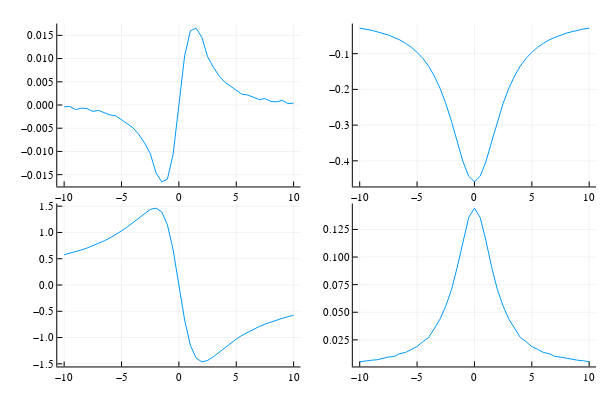

Write notebook code for a chart like this one.
### Code cell
plot1=Plots.plot(detunings,obs1)
plot2=Plots.plot(detunings,obs2)
plot3=Plots.plot(detunings,obs3)
plot4=Plots.plot(detunings,obs4)
Plots.plot(plot1, plot2, plot3, plot4, layout = (2, 2), legend = false)

### Figure 1 — Plotly figure (JSON) as saved in the notebook; plotly's stock layout.template omitted (floating-point values rounded to 4 significant figures)
{"data": [{"colorbar": {"title": ""}, "legendgroup": "y1", "line": {"color": "rgba(0, 154, 250, 1.000)", "dash": "solid", "shape": "linear", "width": 1}, "mode": "lines", "name": "y1", "showlegend": true, "type": "scatter", "x": [-10, -9.5, -9, -8.5, -8, -7.5, -7, -6.5, -6, -5.5, -5, -4.5, -4, -3.5, -3, -2.5, -2, -1.5, -1, -0.5, 0, 0.5, 1, 1.5, 2, 2.5, 3, 3.5, 4, 4.5, 5, 5.5, 6, 6.5, 7, 7.5, 8, 8.5, 9, 9.5, 10], "xaxis": "x1", "y": [-0.0003847, -0.0003327, -0.0009938, -0.0006711, -0.0007775, -0.00137, -0.001175, -0.001654, -0.002149, -0.002326, -0.003109, -0.004024, -0.004919, -0.006302, -0.008145, -0.01041, -0.01456, -0.01655, -0.01597, -0.01058, -8.327e-17, 0.01058, 0.01597, 0.01655, 0.01456, 0.01041, 0.008145, 0.006302, 0.004919, 0.004024, 0.003109, 0.002326, 0.002149, 0.001654, 0.001175, 0.00137, 0.0007775, 0.0006711, 0.0009938, 0.0003327, 0.0003847], "yaxis": "y1", "zmax": null, "zmin": null}, {"colorbar": {"title": ""}, "legendgroup": "y1", "line": {"color": "rgba(0, 154, 250, 1.000)", "dash": "solid", "shape": "linear", "width": 1}, "mode": "lines", "name": "y1", "showlegend": true, "type": "scatter", "x": [-10, -9.5, -9, -8.5, -8, -7.5, -7, -6.5, -6, -5.5, -5, -4.5, -4, -3.5, -3, -2.5, -2, -1.5, -1, -0.5, 0, 0.5, 1, 1.5, 2, 2.5, 3, 3.5, 4, 4.5, 5, 5.5, 6, 6.5, 7, 7.5, 8, 8.5, 9, 9.5, 10], "xaxis": "x2", "y": [-0.02855, -0.03087, -0.0343, -0.03855, -0.04243, -0.04787, -0.0546, -0.06163, -0.07118, -0.08216, -0.09618, -0.1132, -0.1347, -0.1625, -0.1967, -0.2391, -0.2897, -0.3466, -0.4023, -0.4429, -0.4588, -0.4429, -0.4023, -0.3466, -0.2897, -0.2391, -0.1967, -0.1625, -0.1347, -0.1132, -0.09618, -0.08216, -0.07118, -0.06163, -0.0546, -0.04787, -0.04243, -0.03855, -0.0343, -0.03087, -0.02855], "yaxis": "y2", "zmax": null, "zmin": null}, {"colorbar": {"title": ""}, "legendgroup": "y1", "line": {"color": "rgba(0, 154, 250, 1.000)", "dash": "solid", "shape": "linear", "width": 1}, "mode": "lines", "name": "y1", "showlegend": true, "type": "scatter", "x": [-10, -9.5, -9, -8.5, -8, -7.5, -7, -6.5, -6, -5.5, -5, -4.5, -4, -3.5, -3, -2.5, -2, -1.5, -1, -0.5, 0, 0.5, 1, 1.5, 2, 2.5, 3, 3.5, 4, 4.5, 5, 5.5, 6, 6.5, 7, 7.5, 8, 8.5, 9, 9.5, 10], "xaxis": "x3", "y": [0.5757, 0.6034, 0.6342, 0.6671, 0.7039, 0.7451, 0.7896, 0.8402, 0.8966, 0.9581, 1.029, 1.105, 1.19, 1.279, 1.366, 1.437, 1.462, 1.391, 1.146, 0.6646, 8.327e-17, -0.6646, -1.146, -1.391, -1.462, -1.437, -1.366, -1.279, -1.19, -1.105, -1.029, -0.9581, -0.8966, -0.8402, -0.7896, -0.7451, -0.7039, -0.6671, -0.6342, -0.6034, -0.5757], "yaxis": "y3", "zmax": null, "zmin": null}, {"colorbar": {"title": ""}, "legendgroup": "y1", "line": {"color": "rgba(0, 154, 250, 1.000)", "dash": "solid", "shape": "linear", "width": 1}, "mode": "lines", "name": "y1", "showlegend": true, "type": "scatter", "x": [-10, -9.5, -9, -8.5, -8, -7.5, -7, -6.5, -6, -5.5, -5, -4.5, -4, -3.5, -3, -2.5, -2, -1.5, -1, -0.5, 0, 0.5, 1, 1.5, 2, 2.5, 3, 3.5, 4, 4.5, 5, 5.5, 6, 6.5, 7, 7.5, 8, 8.5, 9, 9.5, 10], "xaxis": "x4", "y": [0.005092, 0.006073, 0.006548, 0.006947, 0.008478, 0.009398, 0.01003, 0.01251, 0.01363, 0.01646, 0.0189, 0.02336, 0.02714, 0.03512, 0.04378, 0.05558, 0.07055, 0.09082, 0.115, 0.1358, 0.1443, 0.1358, 0.115, 0.09082, 0.07055, 0.05558, 0.04378, 0.03512, 0.02714, 0.02336, 0.0189, 0.01646, 0.01363, 0.01251, 0.01003, 0.009398, 0.008478, 0.006947, 0.006548, 0.006073, 0.005092], "yaxis": "y4", "zmax": null, "zmin": null}], "layout": {"annotations": [], "height": 400, "margin": {"b": 20, "l": 0, "r": 0, "t": 20}, "paper_bgcolor": "rgba(255, 255, 255, 1.000)", "plot_bgcolor": "rgba(255, 255, 255, 1.000)", "showlegend": false, "width": 600, "xaxis1": {"anchor": "y1", "domain": [0.09545, 0.5008], "gridcolor": "rgba(0, 0, 0, 0.100)", "gridwidth": 0.5, "linecolor": "rgba(0, 0, 0, 1.000)", "mirror": false, "range": [-10.6, 10.6], "showgrid": true, "showline": true, "showticklabels": true, "tickangle": 0, "tickcolor": "rgb(0, 0, 0)", "tickfont": {"color": "rgba(0, 0, 0, 1.000)", "family": "sans-serif", "size": 11}, "tickmode": "array", "ticks": "inside", "ticktext": ["−10", "−5", "0", "5", "10"], "tickvals": [-10, -5, 0, 5, 10], "title": "", "titlefont": {"color": "rgba(0, 0, 0, 1.000)", "family": "sans-serif", "size": 15}, "type": "-", "visible": true, "zeroline": false, "zerolinecolor": "rgba(0, 0, 0, 1.000)"}, "xaxis2": {"anchor": "y2", "domain": [0.588, 0.9934], "gridcolor": "rgba(0, 0, 0, 0.100)", "gridwidth": 0.5, "linecolor": "rgba(0, 0, 0, 1.000)", "mirror": false, "range": [-10.6, 10.6], "showgrid": true, "showline": true, "showticklabels": true, "tickangle": 0, "tickcolor": "rgb(0, 0, 0)", "tickfont": {"color": "rgba(0, 0, 0, 1.000)", "family": "sans-serif", "size": 11}, "tickmode": "array", "ticks": "inside", "ticktext": ["−10", "−5", "0", "5", "10"], "tickvals": [-10, -5, 0, 5, 10], "title": "", "titlefont": {"color": "rgba(0, 0, 0, 1.000)", "family": "sans-serif", "size": 15}, "type": "-", "visible": true, "zeroline": false, "zerolinecolor": "rgba(0, 0, 0, 1.000)"}, "xaxis3": {"anchor": "y3", "domain": [0.09545, 0.5008], "gridcolor": "rgba(0, 0, 0, 0.100)", "gridwidth": 0.5, "linecolor": "rgba(0, 0, 0, 1.000)", "mirror": false, "range": [-10.6, 10.6], "showgrid": true, "showline": true, "showticklabels": true, "tickangle": 0, "tickcolor": "rgb(0, 0, 0)", "tickfont": {"color": "rgba(0, 0, 0, 1.000)", "family": "sans-serif", "size": 11}, "tickmode": "array", "ticks": "inside", "ticktext": ["−10", "−5", "0", "5", "10"], "tickvals": [-10, -5, 0, 5, 10], "title": "", "titlefont": {"color": "rgba(0, 0, 0, 1.000)", "family": "sans-serif", "size": 15}, "type": "-", "visible": true, "zeroline": false, "zerolinecolor": "rgba(0, 0, 0, 1.000)"}, "xaxis4": {"anchor": "y4", "domain": [0.588, 0.9934], "gridcolor": "rgba(0, 0, 0, 0.100)", "gridwidth": 0.5, "linecolor": "rgba(0, 0, 0, 1.000)", "mirror": false, "range": [-10.6, 10.6], "showgrid": true, "showline": true, "showticklabels": true, "tickangle": 0, "tickcolor": "rgb(0, 0, 0)", "tickfont": {"color": "rgba(0, 0, 0, 1.000)", "family": "sans-serif", "size": 11}, "tickmode": "array", "ticks": "inside", "ticktext": ["−10", "−5", "0", "5", "10"], "tickvals": [-10, -5, 0, 5, 10], "title": "", "titlefont": {"color": "rgba(0, 0, 0, 1.000)", "family": "sans-serif", "size": 15}, "type": "-", "visible": true, "zeroline": false, "zerolinecolor": "rgba(0, 0, 0, 1.000)"}, "yaxis1": {"anchor": "x1", "domain": [0.5376, 0.9902], "gridcolor": "rgba(0, 0, 0, 0.100)", "gridwidth": 0.5, "linecolor": "rgba(0, 0, 0, 1.000)", "mirror": false, "range": [-0.01754, 0.01754], "showgrid": true, "showline": true, "showticklabels": true, "tickangle": 0, "tickcolor": "rgb(0, 0, 0)", "tickfont": {"color": "rgba(0, 0, 0, 1.000)", "family": "sans-serif", "size": 11}, "tickmode": "array", "ticks": "inside", "ticktext": ["−0.015", "−0.010", "−0.005", "0.000", "0.005", "0.010", "0.015"], "tickvals": [-0.015, -0.01, -0.005, 0, 0.005, 0.01, 0.015], "title": "", "titlefont": {"color": "rgba(0, 0, 0, 1.000)", "family": "sans-serif", "size": 15}, "type": "-", "visible": true, "zeroline": false, "zerolinecolor": "rgba(0, 0, 0, 1.000)"}, "yaxis2": {"anchor": "x2", "domain": [0.5376, 0.9902], "gridcolor": "rgba(0, 0, 0, 0.100)", "gridwidth": 0.5, "linecolor": "rgba(0, 0, 0, 1.000)", "mirror": false, "range": [-0.4717, -0.01565], "showgrid": true, "showline": true, "showticklabels": true, "tickangle": 0, "tickcolor": "rgb(0, 0, 0)", "tickfont": {"color": "rgba(0, 0, 0, 1.000)", "family": "sans-serif", "size": 11}, "tickmode": "array", "ticks": "inside", "ticktext": ["−0.4", "−0.3", "−0.2", "−0.1"], "tickvals": [-0.4, -0.3, -0.2, -0.1], "title": "", "titlefont": {"color": "rgba(0, 0, 0, 1.000)", "family": "sans-serif", "size": 15}, "type": "-", "visible": true, "zeroline": false, "zerolinecolor": "rgba(0, 0, 0, 1.000)"}, "yaxis3": {"anchor": "x3", "domain": [0.03762, 0.4902], "gridcolor": "rgba(0, 0, 0, 0.100)", "gridwidth": 0.5, "linecolor": "rgba(0, 0, 0, 1.000)", "mirror": false, "range": [-1.55, 1.55], "showgrid": true, "showline": true, "showticklabels": true, "tickangle": 0, "tickcolor": "rgb(0, 0, 0)", "tickfont": {"color": "rgba(0, 0, 0, 1.000)", "family": "sans-serif", "size": 11}, "tickmode": "array", "ticks": "inside", "ticktext": ["−1.5", "−1.0", "−0.5", "0.0", "0.5", "1.0", "1.5"], "tickvals": [-1.5, -1, -0.5, 0, 0.5, 1, 1.5], "title": "", "titlefont": {"color": "rgba(0, 0, 0, 1.000)", "family": "sans-serif", "size": 15}, "type": "-", "visible": true, "zeroline": false, "zerolinecolor": "rgba(0, 0, 0, 1.000)"}, "yaxis4": {"anchor": "x4", "domain": [0.03762, 0.4902], "gridcolor": "rgba(0, 0, 0, 0.100)", "gridwidth": 0.5, "linecolor": "rgba(0, 0, 0, 1.000)", "mirror": false, "range": [0.0009169, 0.1485], "showgrid": true, "showline": true, "showticklabels": true, "tickangle": 0, "tickcolor": "rgb(0, 0, 0)", "tickfont": {"color": "rgba(0, 0, 0, 1.000)", "family": "sans-serif", "size": 11}, "tickmode": "array", "ticks": "inside", "ticktext": ["0.025", "0.050", "0.075", "0.100", "0.125"], "tickvals": [0.025, 0.05, 0.075, 0.1, 0.125], "title": "", "titlefont": {"color": "rgba(0, 0, 0, 1.000)", "family": "sans-serif", "size": 15}, "type": "-", "visible": true, "zeroline": false, "zerolinecolor": "rgba(0, 0, 0, 1.000)"}}}
